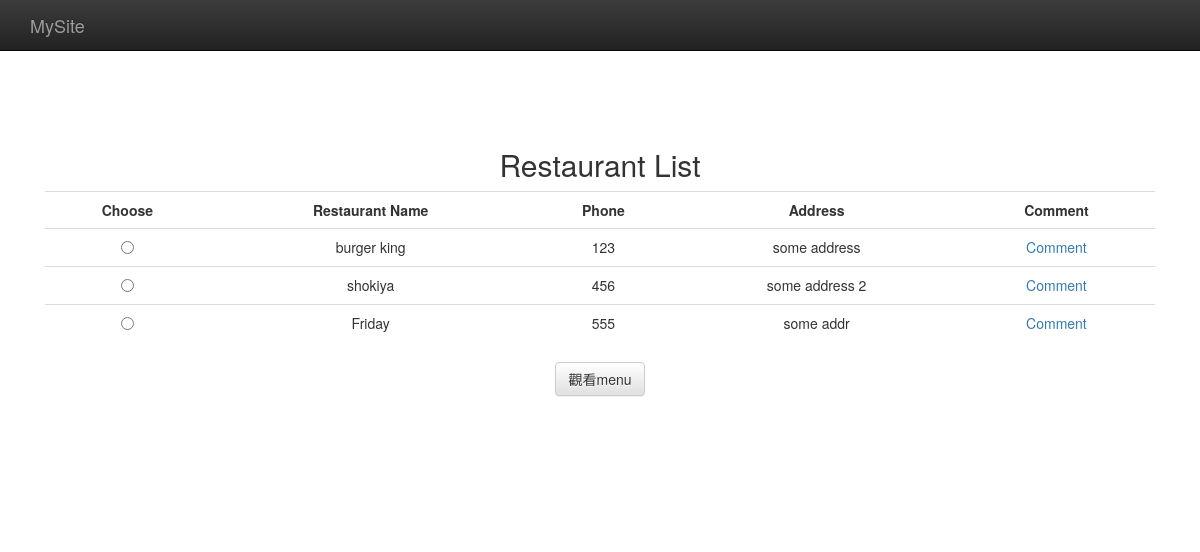
Before: /restaurants_list/ with the older database file.
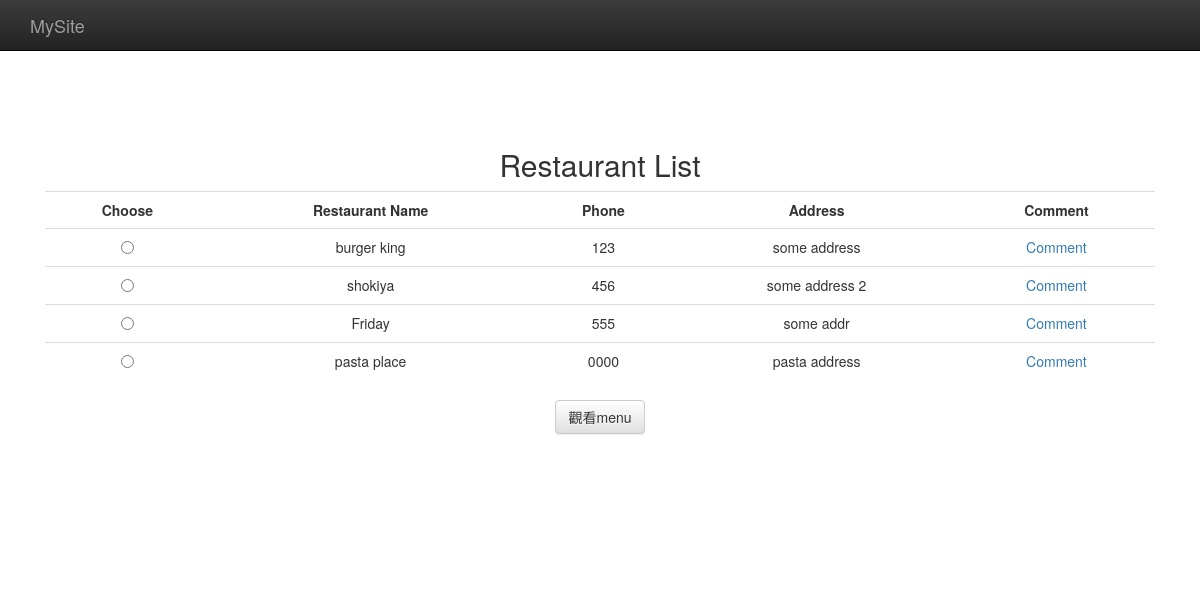
After: the same page with the newer database file.
### restaurants/models.py (models this page shows, shortened)
class Restaurant(models.Model):
    name = models.CharField(max_length=20)
    phone_number = models.CharField(max_length=15)
    address = models.CharField(max_length=50, blank=True)

### restaurants/views.py (the view)
# urls.py: url(r'^restaurants_list/$', list_restaurants),
def list_restaurants(request):
    restaurants = Restaurant.objects.all()
    return render_to_response('restaurants_list.html', locals())

### restaurants/templates/restaurants_list.html (shortened to what this page needs)
<!doctype html>
<html>
    <head>
        <link rel="stylesheet" href="https://maxcdn.bootstrapcdn.com/bootstrap/3.3.1/css/bootstrap.min.css">
        <link rel="stylesheet" href="https://maxcdn.bootstrapcdn.com/bootstrap/3.3.1/css/bootstrap-theme.min.css">
    </head>
    <body>
        <nav class="navbar navbar-inverse navbar-fixed-top" role="navigation">
            <div class="container">
                <div class="navbar-header">
                    <a class="navbar-brand" href="#">MySite</a>
                </div>
            </div>
        </nav>
        <div class="container">
            <div class="center_padding">
                <h2>Restaurant List</h2>
                <form action="/menu/" method="get">
                <table class="table table-hover">
                    <tr>
                        <th>Choose</th>
                        <th>Restaurant Name</th>
                        <th>Phone</th>
                        <th>Address</th>
                        <th>Comment</th>
                    </tr>
                    {% for r in restaurants %}
                    <tr>
                         <td> <input type="radio" name="id" value="{{r.id}}"> </td>
                        <td> {{ r.name }} </td>
                        <td> {{ r.phone_number }} </td>
                        <td> {{ r.address }} </td>
                        <td> <a href="/comment/{{r.id}}/"> Comment </a> </td>
                    </tr>
                    {% endfor %}
                </table>
                <input type="submit" value="觀看menu" class="btn btn-default">
                </form>
            </div>
        </div>
    </body>
</html>

Changed rows visible on the page:
added Restaurant: name "pasta place", phone_number "0000", address "pasta address"
